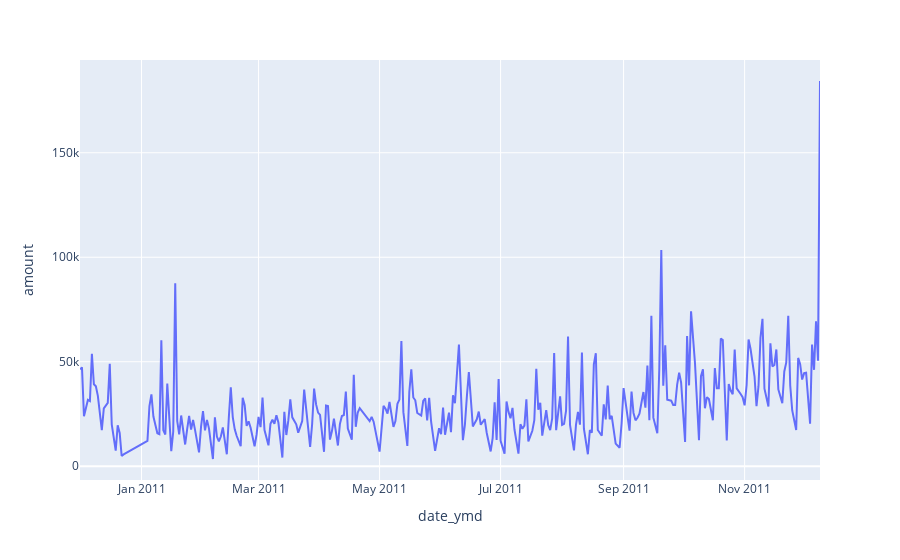

Write notebook code for a chart like this one.
### Markdown cell above
### 매출

### Code cell
amount_by_date = data.groupby('date_ymd')[['amount']].sum().reset_index()

fig = px.line(data_frame=amount_by_date, x='date_ymd', y='amount')
fig.show()

### Figure 1 — Plotly figure (JSON) as saved in the notebook; plotly's stock layout.template omitted (floating-point values rounded to 4 significant figures; data arrays with more than 128 entries replaced by an {"elided": "..."} marker saying what was removed)
{"data": [{"hovertemplate": "date_ymd=%{x}<br>amount=%{y}<extra></extra>", "legendgroup": "", "line": {"color": "#636efa", "dash": "solid"}, "marker": {"symbol": "circle"}, "mode": "lines", "name": "", "orientation": "v", "showlegend": false, "type": "scatter", "x": {"elided": "305 str values"}, "xaxis": "x", "y": {"elided": "305 float values"}, "yaxis": "y"}], "layout": {"legend": {"tracegroupgap": 0}, "margin": {"t": 60}, "xaxis": {"anchor": "y", "domain": [0, 1], "title": {"text": "date_ymd"}}, "yaxis": {"anchor": "x", "domain": [0, 1], "title": {"text": "amount"}}}}
